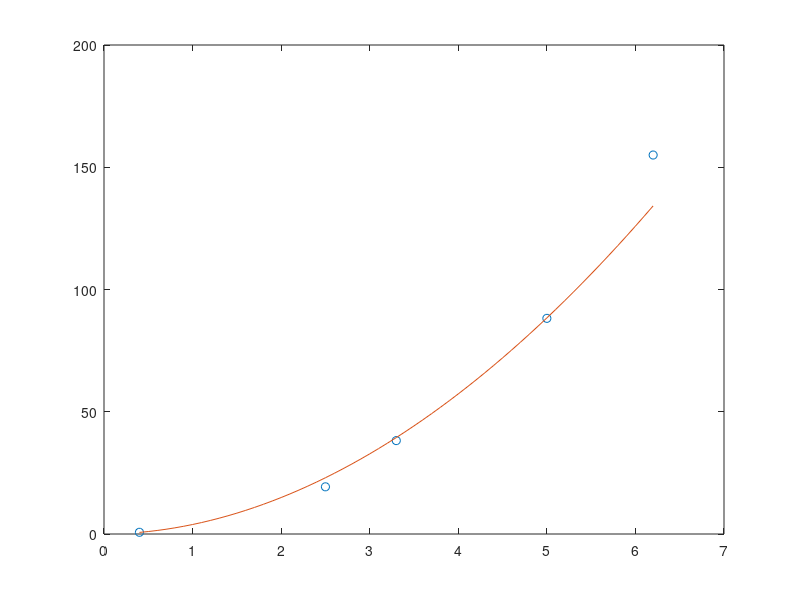

Reproduce this figure in MATLAB.
x=[0.4 2.5 3.3 5.0 6.2]
y=[0.7 19.3 38.2 88.2 155]
p=polyfit(log(x), log(y),1)
a=p(1)
b=exp(p(2))
xm=[x(1):0.1:x(end)]
ym=b*xm.^a
plot(x,y,'o',xm,ym)
